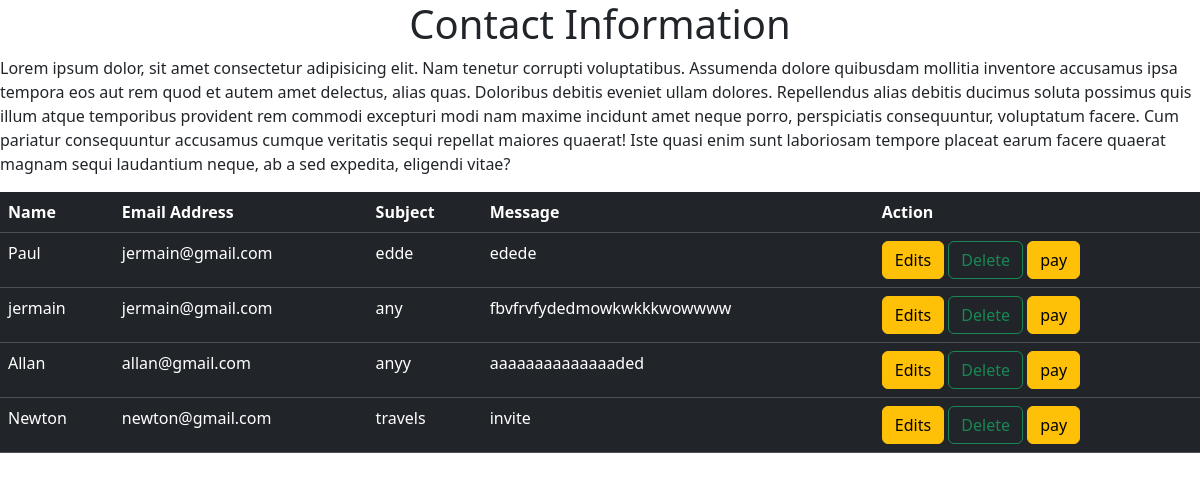
/show/, run on an earlier commit of the app's database.
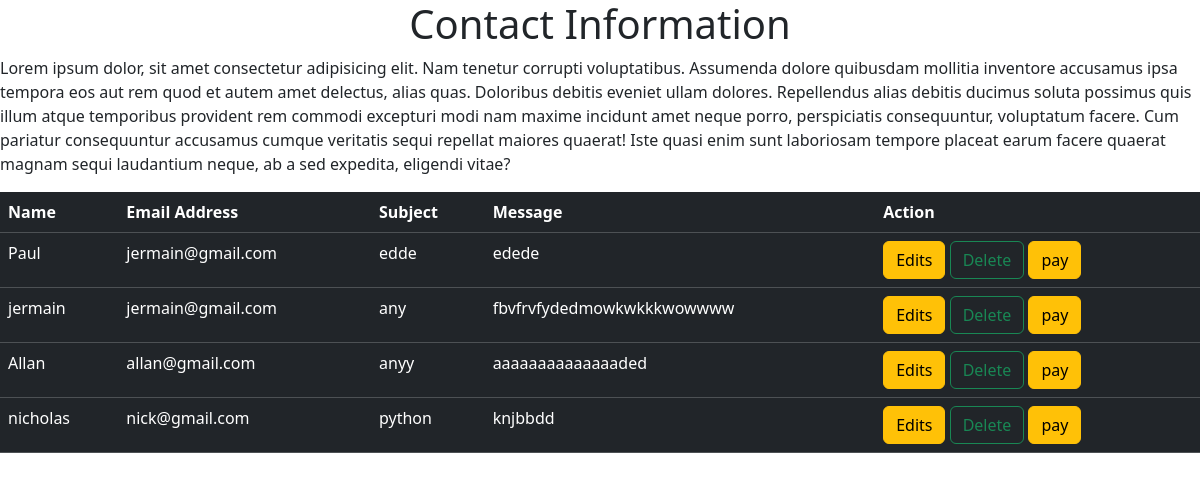
And on a later commit of the database.
### myapp/models.py (models this page shows, shortened)
class contact(models.Model):
    name = models.CharField(max_length=20)
    email = models.EmailField()
    subject = models.CharField(max_length=200)
    message = models.TextField()

### myapp/views.py (the view)
# urls.py: path('show/', views.show, name='show'),
def show(request):
    all = contact.objects.all()
    return render(request, 'show.html', {'all': all})

### templates/show.html (shortened to what this page needs)
<!DOCTYPE html>
<html lang="en">
<head>
{%load static%}
<link rel="stylesheet" href="{% static 'assets/vendor/bootstrap/css/bootstrap.min.css' %}">
</head>
<body>
<h1 class="text-center">Contact Information</h1>
<p>Lorem ipsum dolor, sit amet consectetur adipisicing elit. Nam tenetur corrupti voluptatibus. Assumenda dolore quibusdam mollitia inventore accusamus ipsa tempora eos aut rem quod et autem amet delectus, alias quas.
Doloribus debitis eveniet ullam dolores. Repellendus alias debitis ducimus soluta possimus quis illum atque temporibus provident rem commodi excepturi modi nam maxime incidunt amet neque porro, perspiciatis consequuntur, voluptatum facere.
Cum pariatur consequuntur accusamus cumque veritatis sequi repellat maiores quaerat! Iste quasi enim sunt laboriosam tempore placeat earum facere quaerat magnam sequi laudantium neque, ab a sed expedita, eligendi vitae?</p>
<table class="table table table-dark">
<tr>
<th>Name</th>
<th>Email Address</th>
<th>Subject</th>
<th>Message</th>
<th>Action</th>
{%for contact in all%}
</tr>
<tr>
<td>{{ contact.name}}</td>
<td>{{ contact.email}}</td>
<td>{{ contact.subject}}</td>
<td>{{contact.message}}</td>
<td>
    <a href="/edit/{{contact.id}}" class="btn btn-warning">Edits</a>
    <a href="/delete/{{contact.id}}" class="btn btn-outline-success">Delete</a>
    <a href="{% url 'payment'%}" class="btn btn-warning">pay</a>
</td>
</tr>
{%endfor%}
</table>
</body>
</html>

What changed in the data, as far as the page shows it:
removed contact: name "Newton", email "newton@gmail.com", subject "travels", message "invite"
added contact: name "nicholas", email "nick@gmail.com", subject "python", message "knjbbdd"
